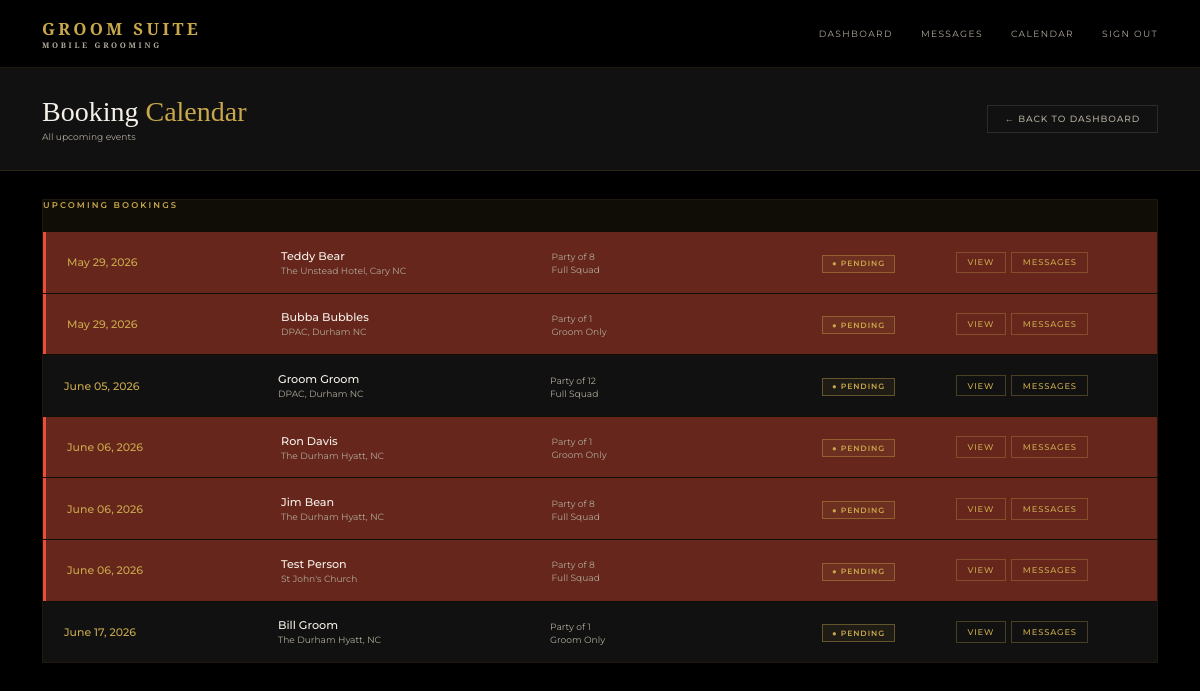
Before: /admin/calendar (signed in) with the older database file.
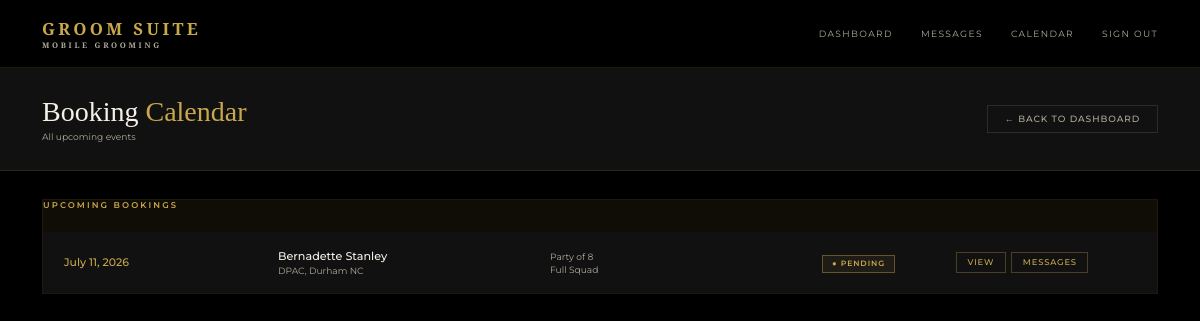
After: the same page with the newer database file.
### models.py (models this page shows)
class Booking(db.Model):
    id = db.Column(db.Integer, primary_key=True)
    wedding_date = db.Column(db.String(50), nullable=False)
    venue = db.Column(db.String(200), nullable=False)
    start_time = db.Column(db.String(20))
    party_size = db.Column(db.Integer, default=1)
    package = db.Column(db.String(100))
    addons = db.Column(db.String(200))
    notes = db.Column(db.Text)
    status = db.Column(db.String(20), default='pending')
    created_at = db.Column(db.DateTime, default=datetime.utcnow)
    user_id = db.Column(db.Integer, db.ForeignKey('user.id'), nullable=False)
    party_members = db.relationship('PartyMember', backref='booking', lazy=True)
    messages = db.relationship('Message', backref='booking_messages', lazy=True, foreign_keys='Message.booking_id')

class User(UserMixin, db.Model):
    id = db.Column(db.Integer, primary_key=True)
    name = db.Column(db.String(100), nullable=False)
    email = db.Column(db.String(120), unique=True, nullable=False)
    password = db.Column(db.String(200), nullable=False)
    role = db.Column(db.String(20), default='client')
    phone = db.Column(db.String(20))
    password_changed = db.Column(db.Boolean, default=False)
    bookings = db.relationship('Booking', backref='client', lazy=True)

### routes.py (the view)
    @app.route('/admin/calendar')
    @login_required
    @admin_required
    def admin_calendar():
        bookings = Booking.query.order_by(Booking.wedding_date).all()
        from collections import Counter
        date_counts = Counter(b.wedding_date for b in bookings)
        conflict_dates = {date for date, count in date_counts.items() if count > 1}
        return render_template('admin/calendar.html', bookings=bookings, conflict_dates=conflict_dates)

### app.py (called while the page is built)
@app.template_filter('format_date')
def format_date(value):
    try:
        return datetime.strptime(value, '%Y-%m-%d').strftime('%B %d, %Y')
    except:
        return value

### auth.py (called while the page is built)
def register_routes(app, login_manager):
    @login_manager.user_loader
    def load_user(user_id):
        return db.session.get(User, int(user_id))
    @app.route('/login', methods=['GET', 'POST'])
    def login():
        if request.method == 'POST':
            email = request.form.get('email')
            password = request.form.get('password')
            user = User.query.filter_by(email=email).first()
            if user and check_password_hash(user.password, password):
                login_user(user)
                if user.role == 'admin':
                    return redirect(url_for('index'))
                return redirect(url_for('portal'))
            flash('Invalid email or password')
        return render_template('login.html')
    @app.route('/logout')
    @login_required
    def logout():
        logout_user()
        return redirect(url_for('index'))

### templates/admin/calendar.html (shortened to what this page needs)
{% extends 'base.html' %}
{% block content %}
<div class="admin-header">
  <div>
    <h1 class="admin-title">Booking <span>Calendar</span></h1>
    <p class="admin-meta">All upcoming events</p>
  </div>
  <a href="{{ url_for('admin_dashboard') }}" class="btn-ghost">← Back to Dashboard</a>
</div>
<div class="calendar-wrapper">
  <div class="calendar-events">
    <div class="table-title" style="margin-bottom:1.5rem;">Upcoming Bookings</div>
    {% if bookings %}
      {% for booking in bookings %}
      <div class="calendar-event-row {% if booking.wedding_date in conflict_dates %}conflict-row{% endif %}">
        <div class="cal-date-block">
          <div class="cal-date-day">{{ booking.wedding_date | format_date }}</div>
        </div>
        <div class="cal-event-info">
          <div class="client-name">{{ booking.client.name }}</div>
          <div class="client-email">{{ booking.venue }}</div>
        </div>
        <div class="cal-event-meta">
          <div class="client-email">Party of {{ booking.party_size }}</div>
          <div class="client-email">{{ booking.package or 'TBD' }}</div>
        </div>
        <div>
          <span class="badge badge-{{ booking.status }}">● {{ booking.status|capitalize }}</span>
        </div>
        <div class="action-btns">
          <a href="{{ url_for('booking_detail', id=booking.id) }}" class="action-btn action-view">View</a>
          <a href="{{ url_for('admin_messages', id=booking.id) }}" class="action-btn action-view">
            Messages
            {% set unread = booking.messages | selectattr('read', 'equalto', False) | selectattr('sender_id', 'ne', current_user.id) | list | length %}
          </a>
        </div>
      </div>
      {% endfor %}
    {% else %}
      <div class="empty-state">
        <p>No bookings yet.</p>
      </div>
    {% endif %}
  </div>
</div>
{% endblock %}

Changed rows visible on the page:
removed Booking: wedding_date "May 29, 2026", client.name "Bubba Bubbles", venue "DPAC, Durham NC", party_size "1", package "Groom Only", status "PENDING"
removed Booking: wedding_date "June 05, 2026", client.name "Groom Groom", venue "DPAC, Durham NC", party_size "12", package "Full Squad", status "PENDING"
removed Booking: wedding_date "June 06, 2026", client.name "Ron Davis", venue "The Durham Hyatt, NC", party_size "1", package "Groom Only", status "PENDING"
removed Booking: wedding_date "June 06, 2026", client.name "Jim Bean", venue "The Durham Hyatt, NC", party_size "8", package "Full Squad", status "PENDING"
removed Booking: wedding_date "June 06, 2026", client.name "Test Person", venue "St John's Church", party_size "8", package "Full Squad", status "PENDING"
removed Booking: wedding_date "June 17, 2026", client.name "Bill Groom", venue "The Durham Hyatt, NC", party_size "1", package "Groom Only", status "PENDING"
changed Booking "Full Squad": wedding_date "May 29, 2026" → "July 11, 2026"; client.name "Teddy Bear" → "Bernadette Stanley"; venue "The Unstead Hotel, Cary NC" → "DPAC, Durham NC"
